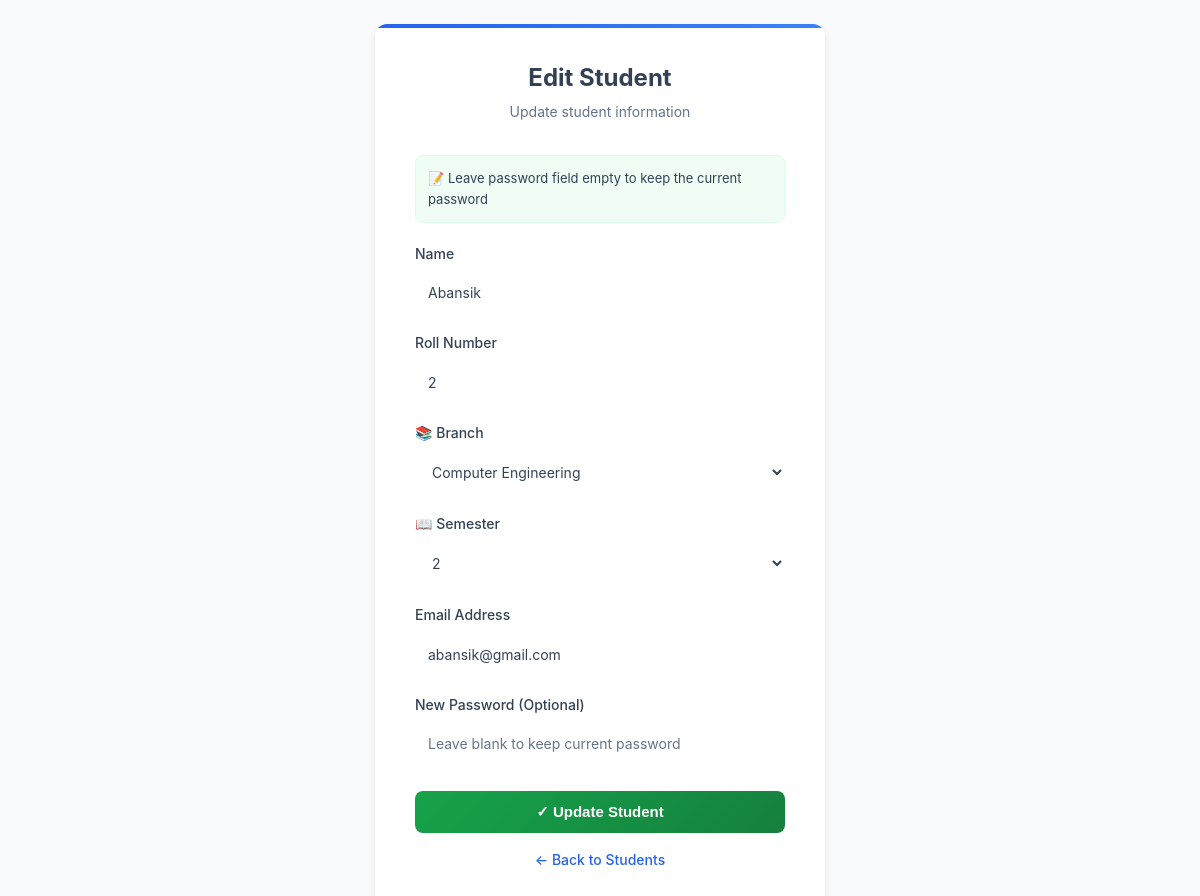
The page /admin/student/edit/40 (signed in) on the database its author committed.
### app.py (models this page shows)
class User(db.Model):
    id = db.Column(db.Integer, primary_key=True)
    role = db.Column(db.String(20), nullable=False)
    name = db.Column(db.String(100), nullable=False)
    email = db.Column(db.String(100), unique=True, nullable=False)
    password = db.Column(db.String(200), nullable=False)
    roll_number = db.Column(db.String(20), nullable=True)
    branch = db.Column(db.String(100), nullable=True)
    semester = db.Column(db.String(20), nullable=True)
    department = db.Column(db.String(100), nullable=True)

### app.py (the view, shortened to what this page needs)
@app.route("/admin/student/edit/<int:id>", methods=["GET", "POST"])
def edit_student(id):
    if session.get("role") != "admin":
        abort(403)
    student = User.query.get_or_404(id)
    branches = db.session.query(User.branch).filter_by(role="student").distinct().all()
    semesters = (
        db.session.query(User.semester).filter_by(role="student").distinct().all()
    )
    branches = sorted([b[0] for b in branches if b[0]])
    semesters = sorted([s[0] for s in semesters if s[0]])
    return render_template(
        "edit_student.html", student=student, branches=branches, semesters=semesters
    )

### templates/edit_student.html (shortened to what this page needs)
<!DOCTYPE html>
<html lang="en">
<head>
    <link rel="stylesheet" href="{{ url_for('static', filename='style.css') }}">
</head>
<body>
    <div class="form-card">
        <div class="form-header">
            <h2>Edit Student</h2>
            <p>Update student information</p>
        </div>
        <div class="note">
            📝 Leave password field empty to keep the current password
        </div>
        <form method="post" action="{{ url_for('edit_student', id=student.id) }}">
            <div class="form-group">
                <label for="name">Name</label>
                <input type="text" id="name" name="name" value="{{ student.name }}" required>
            </div>
            <div class="form-group">
                <label for="roll_number">Roll Number</label>
                <input type="text" id="roll_number" name="roll_number" value="{{ student.roll_number }}" required>
            </div>
            <div class="form-group">
                <label for="branch">📚 Branch</label>
                <select id="branch" name="branch">
                    {% for branch in branches %}
                        <option value="{{ branch }}" {% if branch == student.branch %}selected{% endif %}>{{ branch }}</option>
                    {% endfor %}
                </select>
            </div>
            <div class="form-group">
                <label for="semester">📖 Semester</label>
                <select id="semester" name="semester">
                    {% for semester in semesters %}
                        <option value="{{ semester }}" {% if semester == student.semester %}selected{% endif %}>{{ semester }}</option>
                    {% endfor %}
                </select>
            </div>
            <div class="form-group">
                <label for="email">Email Address</label>
                <input type="email" id="email" name="email" value="{{ student.email }}" required>
            </div>
            <div class="form-group">
                <label for="password">New Password (Optional)</label>
                <input type="password" id="password" name="password" placeholder="Leave blank to keep current password">
            </div>
            <button type="submit" class="submit-btn">✓ Update Student</button>
        </form>
        <a href="{{ url_for('manage_students') }}" class="back-link">← Back to Students</a>
    </div>
</body>
</html>

### static/style.css (style rules this page uses)
* { margin: 0; padding: 0; box-sizing: border-box; }
:root { --primary: #2563eb; --primary-dark: #1e40af; --primary-light: #3b82f6; --primary-gradient: linear-gradient(135deg, #2563eb 0%, #3b82f6 100%); --secondary: #06b6d4; --secondary-gradient: linear-gradient(135deg, #06b6d4 0%, #0891b2 100%); --accent: #dc2626; --accent-warm: #ea580c; --accent-warm-gradient: linear-gradient(135deg, #ea580c 0%, #d97706 100%); --success: #16a34a; --success-gradient: linear-gradient(135deg, #16a34a 0%, #15803d 100%); --warning: #ca8a04; --warning-gradient: linear-gradient(135deg, #ca8a04 0%, #b45309 100%); --purple: #9333ea; --purple-gradient: linear-gradient(135deg, #9333ea 0%, #7c3aed 100%); --pink: #ec4899; --pink-gradient: linear-gradient(135deg, #ec4899 0%, #db2777 100%); --indigo: #4f46e5; --indigo-gradient: linear-gradient(135deg, #4f46e5 0%, #4338ca 100%); --bg-dark: #f8fafc; --bg-darker: #f1f5f9; --card-bg: #ffffff; --border-color: #e2e8f0; --text-light: #1e293b; --text-muted: #64748b; --text-dark: #334155; --shadow: 0 1px 3px rgba(0, 0, 0, 0.08), 0 1px 2px rgba(0, 0, 0, 0.04); --shadow-md: 0 4px 6px rgba(0, 0, 0, 0.1), 0 2px 4px rgba(0, 0, 0, 0.06); --shadow-lg: 0 10px 15px rgba(0, 0, 0, 0.1), 0 4px 6px rgba(0, 0, 0, 0.05); --radius: 8px; --font-sans: -apple-system, BlinkMacSystemFont, 'Segoe UI', 'Roboto', 'Oxygen', 'Ubuntu', 'Cantarell', sans-serif; }
body { font-family: var(--font-sans); background: var(--bg-dark); color: var(--text-light); line-height: 1.6; }
input, select, textarea { font-family: inherit; font-size: 14px; border: 1px solid var(--border-color); padding: 10px 12px; border-radius: var(--radius); background: var(--card-bg); color: var(--text-light); transition: all 0.2s ease; }
input::placeholder, select::placeholder, textarea::placeholder { color: var(--text-muted); }
select option { background: var(--bg-dark); color: var(--text-light); }
h1, h2, h3, h4, h5, h6 { font-weight: 600; line-height: 1.2; color: var(--text-light); }
h2 { font-size: 24px; }
label { display: block; font-weight: 500; margin-bottom: 6px; color: var(--text-light); }
input, select { padding: 10px; border: 1px solid #ccc; border-radius: 6px; font-size: 14px; }
button { padding: 10px; background: #2575fc; color: #fff; border: none; border-radius: 6px; font-size: 16px; cursor: pointer; transition: background 0.3s; }
body { background: linear-gradient(135deg, #6a11cb 0%, #2575fc 100%); font-family: "Poppins", Arial, sans-serif; }
select option { background-color: #0f1833; color: #fff; }

### templates/edit_student.html (style rules this page uses)
body { font-family: 'Inter', -apple-system, BlinkMacSystemFont, 'Segoe UI', sans-serif; background: #f9fafb; display: flex; align-items: center; justify-content: center; min-height: 100vh; padding: 24px; }
.form-card { background: white; border-radius: 12px; box-shadow: 0 4px 6px rgba(0, 0, 0, 0.1); padding: 40px; width: 100%; max-width: 450px; border: 1px solid var(--border); position: relative; overflow: hidden; }
.form-card::before { content: ''; position: absolute; top: 0; left: 0; right: 0; height: 4px; background: var(--primary-gradient); }
.form-header { margin-bottom: 32px; text-align: center; }
.form-header h2 { font-size: 24px; font-weight: 700; color: var(--text-dark); margin-bottom: 8px; }
.form-header p { color: var(--text-muted); font-size: 14px; }
.form-group { margin-bottom: 20px; }
label { display: block; font-weight: 500; color: var(--text-dark); margin-bottom: 8px; font-size: 14px; }
input, select { width: 100%; padding: 11px 13px; border: 1px solid var(--border); border-radius: 8px; font-family: inherit; font-size: 14px; background: white; color: var(--text-dark); transition: all 0.2s ease; }
input::placeholder { color: var(--text-muted); }
select option { color: var(--text-dark); }
.submit-btn { width: 100%; padding: 12px; background: var(--success-gradient); color: white; border: none; border-radius: 8px; font-weight: 600; font-size: 15px; cursor: pointer; transition: all 0.2s ease; margin-top: 8px; }
.back-link { text-decoration: none; color: var(--primary); display: block; margin-top: 16px; text-align: center; font-size: 14px; font-weight: 500; }
.note { background: #f0fdf4; border: 1px solid #dcfce7; padding: 12px; border-radius: 8px; font-size: 13px; color: var(--text-dark); margin-bottom: 20px; }

### rows shown on the page
User: name "Abansik", roll_number "2", branch "Computer Engineering", semester "2", email "abansik@gmail.com"
